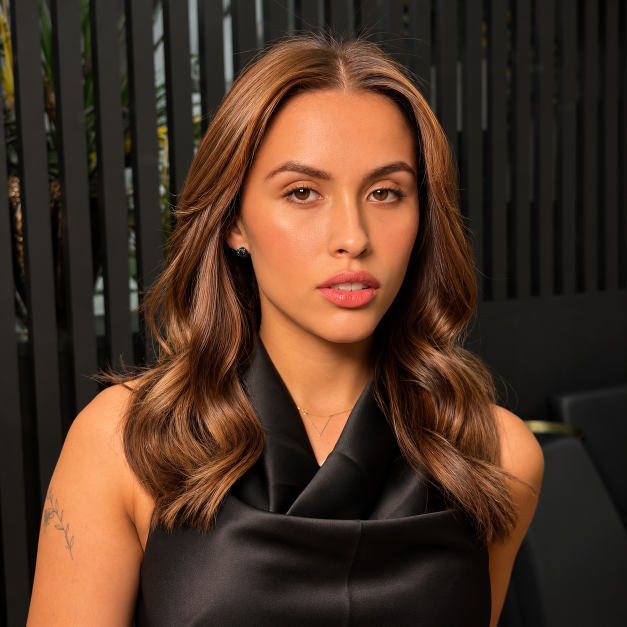
#> input picture fotos-site/a1b8b01f-75d6-4cb0-bbad-8acc32be9b77.png, 1254 x 1254 px (shown at 1/2 size); its folder holds 5 pictures in this run
$ python build_images.py
#> lines starting #> are read from the running program, lines starting #| are printed output that depends on the picture
"""
Gera as imagens otimizadas do site Luxo Hair Beauty.

Uso:  python tools/build_images.py

- fotos-site/    -> assets/img/<slug>-<largura>.{avif,webp,jpg}
- fotos-equipe/  -> assets/img/equipe/<nome>-<largura>.{avif,webp,jpg}
                    (ryan, liany, glaucia, marli — qualquer .jpg/.png/.webp)
                    e atualiza assets/js/team-photos.js
- favicons e imagem de compartilhamento (Open Graph)

Nunca amplia uma foto além da resolução original.
"""
from pathlib import Path

from PIL import Image, ImageDraw, ImageFilter, ImageFont, ImageOps

ROOT = Path(__file__).resolve().parent.parent
SRC = ROOT / "fotos-site"
SRC_TEAM = ROOT / "fotos-equipe"
OUT = ROOT / "assets" / "img"
OUT_TEAM = OUT / "equipe"

# arquivo original -> nome final (descritivo, bom para SEO)
PHOTOS = {
    "a1b8b01f-75d6-4cb0-bbad-8acc32be9b77": "castanho-iluminado-ondas",
    "fdec376b-25a3-41cc-afe7-0ea11b3e99a0": "ruivo-borgonha-ondas",
    "ef75f004-1256-46d4-ba17-53df519f5df0": "ruivo-acobreado-luxo-hair",
    "99d091a2-917d-4c07-b1d9-e67cb6c50752": "loiro-longo-ondulado",
    "983d24d6-5b73-49a5-9828-aa33937ef056": "morena-iluminada-mechas",
    "2f7c90e5-fdc3-4d8f-ad00-4c5752048aaf": "balayage-mel-ondas",
    "d20730b6-0b7e-4ece-84a7-61eb333ecf1e": "corte-camadas-castanho",
    "13c05958-45d3-488c-bc06-6b5f02700814": "morena-escova-ondas",
    "43586f32-2a6c-4255-b1ca-85cc461706ae": "castanho-caramelo-longo",
}

WIDTHS = (480, 800)          # + largura original
TEAM = ("ryan", "liany", "glaucia", "marli")
TEAM_WIDTHS = (480, 900)

INK = (12, 11, 10)
GOLD = (201, 169, 106)
BONE = (242, 236, 225)


def save_all(img: Image.Image, base: Path, jpg: bool) -> None:
    img.save(base.with_suffix(".avif"), quality=62, speed=3)
    img.save(base.with_suffix(".webp"), quality=82, method=6)
    if jpg:
        img.save(base.with_suffix(".jpg"), quality=84, optimize=True, progressive=True)


def variants(src: Path, slug: str, out: Path, widths) -> list[int]:
#> called with slug = 'castanho-iluminado-ondas', widths = (480, 800)
    out.mkdir(parents=True, exist_ok=True)
    img = ImageOps.exif_transpose(Image.open(src)).convert("RGB")
#> img is the input picture: PIL image 1254x1254 RGB; mean R, G, B 76.2, 52.3, 37.5
    w0, h0 = img.size
#> w0 = 1254; h0 = 1254
    done = sorted({*(w for w in widths if w < w0), min(w0, 1280)})
#> done = [480, 800, 1254]
    jpg_at = 800 if 800 in done else done[-1]   # um único JPG de reserva por foto
#> jpg_at = 800
    for w in done:
        if w == w0:
            im = img
        else:
            im = img.resize((w, round(h0 * w / w0)), Image.LANCZOS)
            # recupera a nitidez perdida na redução, sem criar halo
            im = im.filter(ImageFilter.UnsharpMask(radius=0.6, percent=45, threshold=2))
        save_all(im, out / f"{slug}-{w}", jpg=(w == jpg_at))
#> this loop made 3 passes
#> pass 1, in variants, `im = img.resize((w, round(h0 * w / w0)), Image.LANCZOS)`:
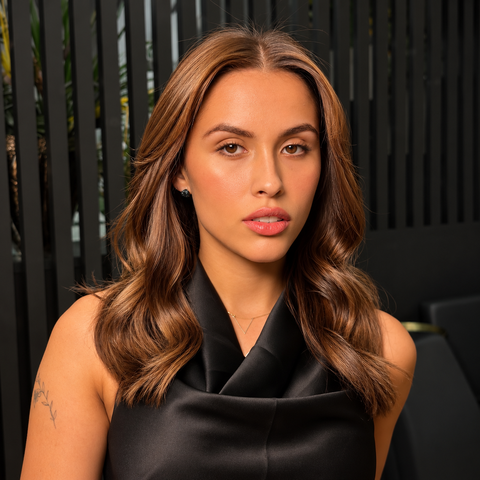
#> im: PIL image 480x480 RGB; mean R, G, B 76.2, 52.3, 37.5
    r, g, b = img.resize((1, 1), Image.BOX).getpixel((0, 0))
#> r = 76; g = 52; b = 38
    print(f"{slug:32} {w0}x{h0}  larguras={done}  cor=#{r:02x}{g:02x}{b:02x}")
#| castanho-iluminado-ondas         1254x1254  larguras=[480, 800, 1254]  cor=#4c3426
    return done


# [63 lines left out: functions font, favicons, og_image, team, not called in this run]


if __name__ == "__main__":
    for stem, slug in PHOTOS.items():
#> (the run stopped early here; a loop or call above may not have finished)
